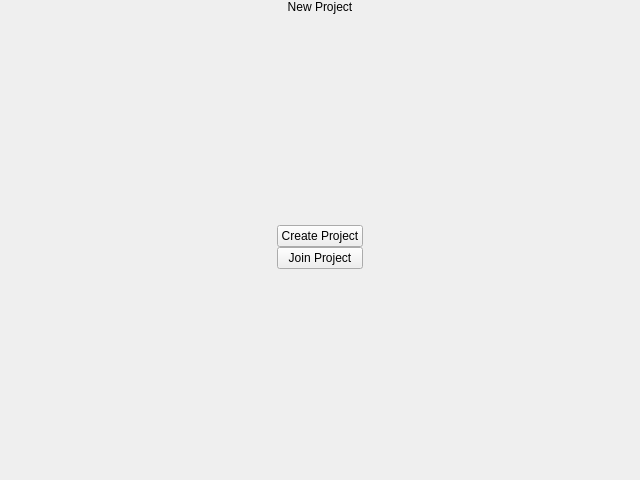
<?xml version="1.0" encoding="UTF-8"?>
<ui version="4.0">
 <class>NewProjectWidget</class>
 <widget class="QWidget" name="NewProjectWidget">
  <property name="geometry">
   <rect>
    <x>0</x>
    <y>0</y>
    <width>640</width>
    <height>480</height>
   </rect>
  </property>
  <property name="windowTitle">
   <string>Form</string>
  </property>
  <property name="styleSheet">
   <string notr="true"/>
  </property>
  <layout class="QVBoxLayout" name="verticalLayout">
   <property name="spacing">
    <number>0</number>
   </property>
   <property name="leftMargin">
    <number>0</number>
   </property>
   <property name="topMargin">
    <number>0</number>
   </property>
   <property name="rightMargin">
    <number>0</number>
   </property>
   <property name="bottomMargin">
    <number>0</number>
   </property>
   <item>
    <widget class="QLabel" name="label_2">
     <property name="text">
      <string>New Project</string>
     </property>
     <property name="alignment">
      <set>Qt::AlignCenter</set>
     </property>
    </widget>
   </item>
   <item>
    <spacer name="verticalSpacer_6">
     <property name="orientation">
      <enum>Qt::Vertical</enum>
     </property>
     <property name="sizeHint" stdset="0">
      <size>
       <width>20</width>
       <height>162</height>
      </size>
     </property>
    </spacer>
   </item>
   <item>
    <layout class="QHBoxLayout" name="horizontalLayout_5">
     <item>
      <spacer name="horizontalSpacer_3">
       <property name="orientation">
        <enum>Qt::Horizontal</enum>
       </property>
       <property name="sizeHint" stdset="0">
        <size>
         <width>40</width>
         <height>20</height>
        </size>
       </property>
      </spacer>
     </item>
     <item>
      <layout class="QVBoxLayout" name="verticalLayout_8">
       <item>
        <widget class="QPushButton" name="pb_CreateProject">
         <property name="text">
          <string>Create Project</string>
         </property>
        </widget>
       </item>
       <item>
        <widget class="QPushButton" name="pb_JoinProject">
         <property name="text">
          <string>Join Project</string>
         </property>
        </widget>
       </item>
      </layout>
     </item>
     <item>
      <spacer name="horizontalSpacer_4">
       <property name="orientation">
        <enum>Qt::Horizontal</enum>
       </property>
       <property name="sizeHint" stdset="0">
        <size>
         <width>40</width>
         <height>20</height>
        </size>
       </property>
      </spacer>
     </item>
    </layout>
   </item>
   <item>
    <spacer name="verticalSpacer_5">
     <property name="orientation">
      <enum>Qt::Vertical</enum>
     </property>
     <property name="sizeHint" stdset="0">
      <size>
       <width>20</width>
       <height>202</height>
      </size>
     </property>
    </spacer>
   </item>
  </layout>
 </widget>
 <resources/>
 <connections/>
</ui>
